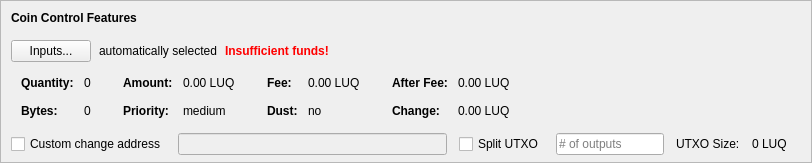
    <widget class="QFrame" name="frameCoinControl">
     <property name="sizePolicy">
      <sizepolicy hsizetype="Expanding" vsizetype="Expanding">
       <horstretch>0</horstretch>
       <verstretch>0</verstretch>
      </sizepolicy>
     </property>
     <property name="maximumSize">
      <size>
       <width>16777215</width>
       <height>16777215</height>
      </size>
     </property>
     <property name="frameShape">
      <enum>QFrame::StyledPanel</enum>
     </property>
     <property name="frameShadow">
      <enum>QFrame::Sunken</enum>
     </property>
     <layout class="QVBoxLayout" name="verticalLayoutCoinControl2">
      <property name="spacing">
       <number>0</number>
      </property>
      <property name="leftMargin">
       <number>0</number>
      </property>
      <property name="topMargin">
       <number>0</number>
      </property>
      <property name="rightMargin">
       <number>0</number>
      </property>
      <property name="bottomMargin">
       <number>6</number>
      </property>
      <item>
       <layout class="QVBoxLayout" name="verticalLayoutCoinControl" stretch="0,0,0,0,1">
        <property name="spacing">
         <number>0</number>
        </property>
        <property name="leftMargin">
         <number>10</number>
        </property>
        <property name="topMargin">
         <number>10</number>
        </property>
        <item>
         <layout class="QHBoxLayout" name="horizontalLayoutCoinControl1">
          <property name="bottomMargin">
           <number>15</number>
          </property>
          <item>
           <widget class="QLabel" name="labelCoinControlFeatures">
            <property name="sizePolicy">
             <sizepolicy hsizetype="Preferred" vsizetype="Maximum">
              <horstretch>0</horstretch>
              <verstretch>0</verstretch>
             </sizepolicy>
            </property>
            <property name="font">
             <font>
              <weight>75</weight>
              <bold>true</bold>
             </font>
            </property>
            <property name="styleSheet">
             <string notr="true">font-weight:bold;</string>
            </property>
            <property name="text">
             <string>Coin Control Features</string>
            </property>
           </widget>
          </item>
         </layout>
        </item>
        <item>
         <layout class="QHBoxLayout" name="horizontalLayoutCoinControl2" stretch="0,0,0,0">
          <property name="spacing">
           <number>8</number>
          </property>
          <property name="bottomMargin">
           <number>10</number>
          </property>
          <item>
           <widget class="QPushButton" name="pushButtonCoinControl">
            <property name="styleSheet">
             <string notr="true"/>
            </property>
            <property name="text">
             <string>Inputs...</string>
            </property>
            <property name="autoDefault">
             <bool>false</bool>
            </property>
           </widget>
          </item>
          <item>
           <widget class="QLabel" name="labelCoinControlAutomaticallySelected">
            <property name="text">
             <string>automatically selected</string>
            </property>
            <property name="margin">
             <number>5</number>
            </property>
           </widget>
          </item>
          <item>
           <widget class="QLabel" name="labelCoinControlInsuffFunds">
            <property name="font">
             <font>
              <weight>75</weight>
              <bold>true</bold>
             </font>
            </property>
            <property name="styleSheet">
             <string notr="true">color:red;font-weight:bold;</string>
            </property>
            <property name="text">
             <string>Insufficient funds!</string>
            </property>
            <property name="margin">
             <number>5</number>
            </property>
           </widget>
          </item>
          <item>
           <spacer name="horizontalSpacerCoinControl">
            <property name="orientation">
             <enum>Qt::Horizontal</enum>
            </property>
            <property name="sizeHint" stdset="0">
             <size>
              <width>40</width>
              <height>1</height>
             </size>
            </property>
           </spacer>
          </item>
         </layout>
        </item>
        <item>
         <widget class="QWidget" name="widgetCoinControl" native="true">
          <property name="sizePolicy">
           <sizepolicy hsizetype="Preferred" vsizetype="Preferred">
            <horstretch>0</horstretch>
            <verstretch>0</verstretch>
           </sizepolicy>
          </property>
          <property name="minimumSize">
           <size>
            <width>0</width>
            <height>0</height>
           </size>
          </property>
          <property name="styleSheet">
           <string notr="true"/>
          </property>
          <layout class="QHBoxLayout" name="horizontalLayoutCoinControl5">
           <property name="leftMargin">
            <number>0</number>
           </property>
           <property name="topMargin">
            <number>0</number>
           </property>
           <property name="rightMargin">
            <number>0</number>
           </property>
           <property name="bottomMargin">
            <number>0</number>
           </property>
           <item>
            <layout class="QHBoxLayout" name="horizontalLayoutCoinControl3" stretch="0,0,0,1">
             <property name="spacing">
              <number>20</number>
             </property>
             <property name="topMargin">
              <number>0</number>
             </property>
             <property name="bottomMargin">
              <number>10</number>
             </property>
             <item>
              <layout class="QFormLayout" name="formLayoutCoinControl1">
               <property name="horizontalSpacing">
                <number>10</number>
               </property>
               <property name="verticalSpacing">
                <number>14</number>
               </property>
               <property name="leftMargin">
                <number>10</number>
               </property>
               <property name="topMargin">
                <number>4</number>
               </property>
               <property name="rightMargin">
                <number>6</number>
               </property>
               <item row="0" column="0">
                <widget class="QLabel" name="labelCoinControlQuantityText">
                 <property name="font">
                  <font>
                   <weight>75</weight>
                   <bold>true</bold>
                  </font>
                 </property>
                 <property name="text">
                  <string>Quantity:</string>
                 </property>
                 <property name="margin">
                  <number>0</number>
                 </property>
                </widget>
               </item>
               <item row="0" column="1">
                <widget class="QLabel" name="labelCoinControlQuantity">
                 <property name="cursor">
                  <cursorShape>IBeamCursor</cursorShape>
                 </property>
                 <property name="contextMenuPolicy">
                  <enum>Qt::ActionsContextMenu</enum>
                 </property>
                 <property name="text">
                  <string notr="true">0</string>
                 </property>
                 <property name="margin">
                  <number>0</number>
                 </property>
                 <property name="textInteractionFlags">
                  <set>Qt::LinksAccessibleByMouse|Qt::TextSelectableByKeyboard|Qt::TextSelectableByMouse</set>
                 </property>
                </widget>
               </item>
               <item row="1" column="0">
                <widget class="QLabel" name="labelCoinControlBytesText">
                 <property name="font">
                  <font>
                   <weight>75</weight>
                   <bold>true</bold>
                  </font>
                 </property>
                 <property name="text">
                  <string>Bytes:</string>
                 </property>
                </widget>
               </item>
               <item row="1" column="1">
                <widget class="QLabel" name="labelCoinControlBytes">
                 <property name="cursor">
                  <cursorShape>IBeamCursor</cursorShape>
                 </property>
                 <property name="contextMenuPolicy">
                  <enum>Qt::ActionsContextMenu</enum>
                 </property>
                 <property name="text">
                  <string notr="true">0</string>
                 </property>
                 <property name="textInteractionFlags">
                  <set>Qt::LinksAccessibleByMouse|Qt::TextSelectableByKeyboard|Qt::TextSelectableByMouse</set>
                 </property>
                </widget>
               </item>
              </layout>
             </item>
             <item>
              <layout class="QFormLayout" name="formLayoutCoinControl2">
               <property name="horizontalSpacing">
                <number>10</number>
               </property>
               <property name="verticalSpacing">
                <number>14</number>
               </property>
               <property name="leftMargin">
                <number>6</number>
               </property>
               <property name="topMargin">
                <number>4</number>
               </property>
               <property name="rightMargin">
                <number>6</number>
               </property>
               <item row="0" column="0">
                <widget class="QLabel" name="labelCoinControlAmountText">
                 <property name="font">
                  <font>
                   <weight>75</weight>
                   <bold>true</bold>
                  </font>
                 </property>
                 <property name="text">
                  <string>Amount:</string>
                 </property>
                 <property name="margin">
                  <number>0</number>
                 </property>
                </widget>
               </item>
               <item row="0" column="1">
                <widget class="QLabel" name="labelCoinControlAmount">
                 <property name="cursor">
                  <cursorShape>IBeamCursor</cursorShape>
                 </property>
                 <property name="contextMenuPolicy">
                  <enum>Qt::ActionsContextMenu</enum>
                 </property>
                 <property name="text">
                  <string notr="true">0.00 LUQ</string>
                 </property>
                 <property name="textInteractionFlags">
                  <set>Qt::LinksAccessibleByMouse|Qt::TextSelectableByKeyboard|Qt::TextSelectableByMouse</set>
                 </property>
                </widget>
               </item>
               <item row="1" column="0">
                <widget class="QLabel" name="labelCoinControlPriorityText">
                 <property name="font">
                  <font>
                   <weight>75</weight>
                   <bold>true</bold>
                  </font>
                 </property>
                 <property name="text">
                  <string>Priority:</string>
                 </property>
                </widget>
               </item>
               <item row="1" column="1">
                <widget class="QLabel" name="labelCoinControlPriority">
                 <property name="cursor">
                  <cursorShape>IBeamCursor</cursorShape>
                 </property>
                 <property name="contextMenuPolicy">
                  <enum>Qt::ActionsContextMenu</enum>
                 </property>
                 <property name="text">
                  <string>medium</string>
                 </property>
                 <property name="textInteractionFlags">
                  <set>Qt::LinksAccessibleByMouse|Qt::TextSelectableByKeyboard|Qt::TextSelectableByMouse</set>
                 </property>
                </widget>
               </item>
              </layout>
             </item>
             <item>
              <layout class="QFormLayout" name="formLayoutCoinControl3">
               <property name="horizontalSpacing">
                <number>10</number>
               </property>
               <property name="verticalSpacing">
                <number>14</number>
               </property>
               <property name="leftMargin">
                <number>6</number>
               </property>
               <property name="topMargin">
                <number>4</number>
               </property>
               <property name="rightMargin">
                <number>6</number>
               </property>
               <item row="0" column="0">
                <widget class="QLabel" name="labelCoinControlFeeText">
                 <property name="font">
                  <font>
                   <weight>75</weight>
                   <bold>true</bold>
                  </font>
                 </property>
                 <property name="text">
                  <string>Fee:</string>
                 </property>
                 <property name="margin">
                  <number>0</number>
                 </property>
                </widget>
               </item>
               <item row="0" column="1">
                <widget class="QLabel" name="labelCoinControlFee">
                 <property name="cursor">
                  <cursorShape>IBeamCursor</cursorShape>
                 </property>
                 <property name="contextMenuPolicy">
                  <enum>Qt::ActionsContextMenu</enum>
                 </property>
                 <property name="text">
                  <string notr="true">0.00 LUQ</string>
                 </property>
                 <property name="textInteractionFlags">
                  <set>Qt::LinksAccessibleByMouse|Qt::TextSelectableByKeyboard|Qt::TextSelectableByMouse</set>
                 </property>
                </widget>
               </item>
               <item row="1" column="0">
                <widget class="QLabel" name="labelCoinControlLowOutputText">
                 <property name="font">
                  <font>
                   <weight>75</weight>
                   <bold>true</bold>
                  </font>
                 </property>
                 <property name="text">
                  <string>Dust:</string>
                 </property>
                </widget>
               </item>
               <item row="1" column="1">
                <widget class="QLabel" name="labelCoinControlLowOutput">
                 <property name="cursor">
                  <cursorShape>IBeamCursor</cursorShape>
                 </property>
                 <property name="contextMenuPolicy">
                  <enum>Qt::ActionsContextMenu</enum>
                 </property>
                 <property name="text">
                  <string>no</string>
                 </property>
                 <property name="textInteractionFlags">
                  <set>Qt::LinksAccessibleByMouse|Qt::TextSelectableByKeyboard|Qt::TextSelectableByMouse</set>
                 </property>
                </widget>
               </item>
              </layout>
             </item>
             <item>
              <layout class="QFormLayout" name="formLayoutCoinControl4">
               <property name="horizontalSpacing">
                <number>10</number>
               </property>
               <property name="verticalSpacing">
                <number>14</number>
               </property>
               <property name="leftMargin">
                <number>6</number>
               </property>
               <property name="topMargin">
                <number>4</number>
               </property>
               <property name="rightMargin">
                <number>6</number>
               </property>
               <item row="0" column="0">
                <widget class="QLabel" name="labelCoinControlAfterFeeText">
                 <property name="font">
                  <font>
                   <weight>75</weight>
                   <bold>true</bold>
                  </font>
                 </property>
                 <property name="text">
                  <string>After Fee:</string>
                 </property>
                 <property name="margin">
                  <number>0</number>
                 </property>
                </widget>
               </item>
               <item row="0" column="1">
                <widget class="QLabel" name="labelCoinControlAfterFee">
                 <property name="cursor">
                  <cursorShape>IBeamCursor</cursorShape>
                 </property>
                 <property name="contextMenuPolicy">
                  <enum>Qt::ActionsContextMenu</enum>
                 </property>
                 <property name="text">
                  <string notr="true">0.00 LUQ</string>
                 </property>
                 <property name="textInteractionFlags">
                  <set>Qt::LinksAccessibleByMouse|Qt::TextSelectableByKeyboard|Qt::TextSelectableByMouse</set>
                 </property>
                </widget>
               </item>
               <item row="1" column="0">
                <widget class="QLabel" name="labelCoinControlChangeText">
                 <property name="font">
                  <font>
                   <weight>75</weight>
                   <bold>true</bold>
                  </font>
                 </property>
                 <property name="text">
                  <string>Change:</string>
                 </property>
                </widget>
               </item>
               <item row="1" column="1">
                <widget class="QLabel" name="labelCoinControlChange">
                 <property name="cursor">
                  <cursorShape>IBeamCursor</cursorShape>
                 </property>
                 <property name="contextMenuPolicy">
                  <enum>Qt::ActionsContextMenu</enum>
                 </property>
                 <property name="text">
                  <string notr="true">0.00 LUQ</string>
                 </property>
                 <property name="textInteractionFlags">
                  <set>Qt::LinksAccessibleByMouse|Qt::TextSelectableByKeyboard|Qt::TextSelectableByMouse</set>
                 </property>
                </widget>
               </item>
              </layout>
             </item>
            </layout>
           </item>
          </layout>
         </widget>
        </item>
        <item>
         <layout class="QHBoxLayout" name="horizontalLayoutCoinControl4" stretch="0,0,0,0,0,0,0">
          <property name="spacing">
           <number>12</number>
          </property>
          <property name="sizeConstraint">
           <enum>QLayout::SetDefaultConstraint</enum>
          </property>
          <property name="topMargin">
           <number>5</number>
          </property>
          <property name="rightMargin">
           <number>5</number>
          </property>
          <item>
           <widget class="QCheckBox" name="checkBoxCoinControlChange">
            <property name="toolTip">
             <string>If this is activated, but the change address is empty or invalid, change will be sent to a newly generated address.</string>
            </property>
            <property name="text">
             <string>Custom change address</string>
            </property>
           </widget>
          </item>
          <item>
           <widget class="QValidatedLineEdit" name="lineEditCoinControlChange">
            <property name="enabled">
             <bool>false</bool>
            </property>
            <property name="sizePolicy">
             <sizepolicy hsizetype="Expanding" vsizetype="Fixed">
              <horstretch>0</horstretch>
              <verstretch>0</verstretch>
             </sizepolicy>
            </property>
           </widget>
          </item>
          <item>
           <widget class="QCheckBox" name="splitBlockCheckBox">
            <property name="text">
             <string>Split UTXO</string>
            </property>
           </widget>
          </item>
          <item>
           <widget class="QLineEdit" name="splitBlockLineEdit">
            <property name="sizePolicy">
             <sizepolicy hsizetype="Fixed" vsizetype="Fixed">
              <horstretch>50</horstretch>
              <verstretch>0</verstretch>
             </sizepolicy>
            </property>
            <property name="placeholderText">
             <string># of outputs</string>
            </property>
           </widget>
          </item>
          <item>
           <widget class="QLabel" name="labelBlockSizeText">
            <property name="text">
             <string>UTXO Size:</string>
            </property>
           </widget>
          </item>
          <item>
           <widget class="QLabel" name="labelBlockSize">
            <property name="text">
             <string>0 LUQ</string>
            </property>
           </widget>
          </item>
          <item>
           <widget class="QLabel" name="labelCoinControlChangeLabel">
            <property name="sizePolicy">
             <sizepolicy hsizetype="Preferred" vsizetype="Expanding">
              <horstretch>0</horstretch>
              <verstretch>0</verstretch>
             </sizepolicy>
            </property>
            <property name="minimumSize">
             <size>
              <width>0</width>
              <height>0</height>
             </size>
            </property>
            <property name="text">
             <string/>
            </property>
            <property name="margin">
             <number>3</number>
            </property>
           </widget>
          </item>
         </layout>
        </item>
        <item>
         <spacer name="verticalSpacerCoinControl">
          <property name="orientation">
           <enum>Qt::Vertical</enum>
          </property>
          <property name="sizeHint" stdset="0">
           <size>
            <width>800</width>
            <height>1</height>
           </size>
          </property>
         </spacer>
        </item>
       </layout>
      </item>
     </layout>
    </widget>
